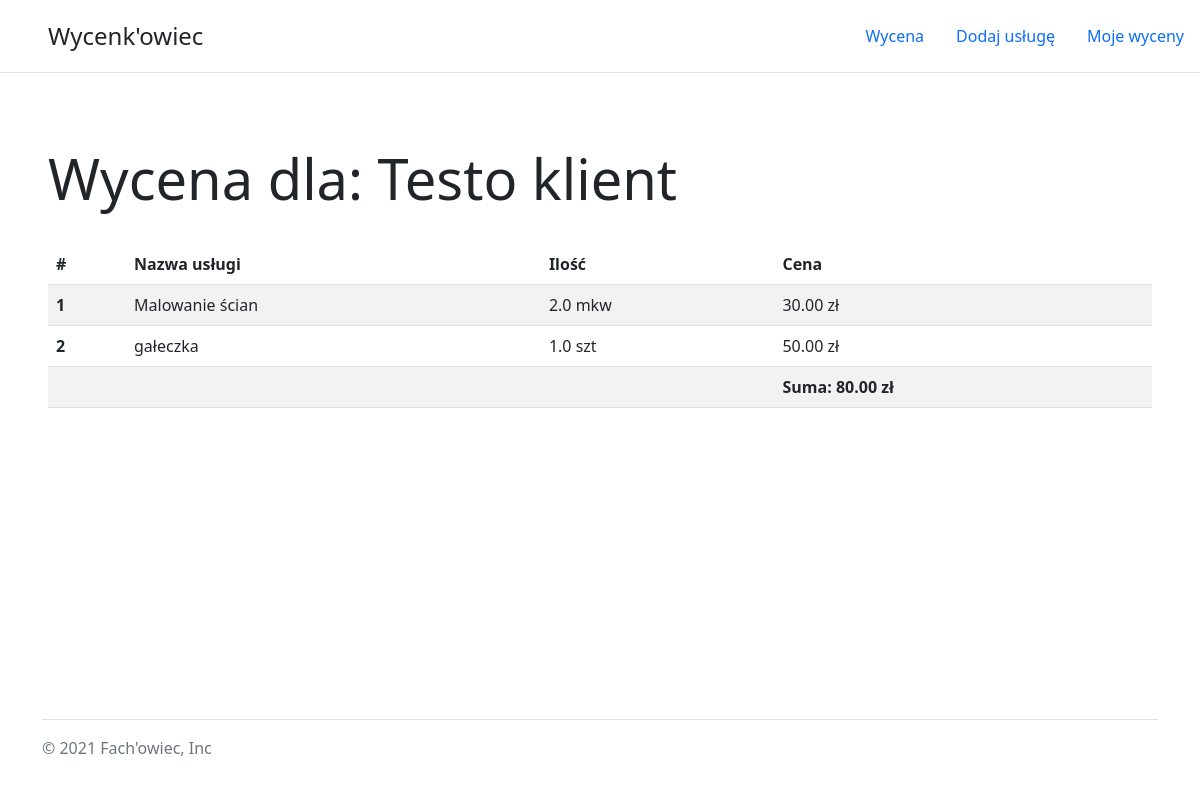
The page /pricing/1 on the database its author committed.
### main/models.py (models this page shows)
class Pricing(models.Model):
    client = models.CharField(max_length=64)
    services = models.ManyToManyField(Service, through='PricingService')
    discount = models.IntegerField(default=0)
    user = models.ForeignKey(User, on_delete=models.CASCADE)
    created = models.DateTimeField(auto_now_add=True)

class PricingService(models.Model):
    service = models.ForeignKey(Service, on_delete=models.CASCADE)
    pricing = models.ForeignKey(Pricing, on_delete=models.CASCADE)
    quantity = models.FloatField()

class Service(models.Model):
    name = models.CharField(max_length=64)
    unit = models.CharField(max_length=16)
    unit_price = models.FloatField()

### main/views.py (the view)
# urls.py: path('pricing/<int:id>', PricingDetailsView.as_view()),
class PricingDetailsView(View):
    def get(self, request, id):
        pricing = Pricing.objects.get(pk=id)
        services = PricingService.objects.filter(pricing=pricing)
        sum = 0
        for service in services:
            cost = service.quantity * service.service.unit_price
            service.cost = round(cost, 2)
            sum += service.cost
        return render(request, "pricing_details.html", {'pricing': pricing, 'services': services, 'sum': sum})

### main/templates/pricing_details.html (shortened to what this page needs)
{% extends "__base__.html" %}
{% load static %}
{% block content %}
<h1 class="display-4">Wycena dla: {{ pricing.client }}</h1>
<br>
<table class="table table-striped">
  <thead>
    <tr>
      <th scope="col">#</th>
      <th scope="col">Nazwa usługi</th>
      <th scope="col">Ilość</th>
      <th scope="col">Cena</th>
    </tr>
  </thead>
  <tbody>
  {% for service in services %}
    <tr>
      <th scope="row">{{ forloop.counter }}</th>
      <td>{{ service.service.name }}</td>
      <td>{{ service.quantity }} {{ service.service.unit }}</td>
      <td>{{ service.cost|floatformat:2 }} zł</td>
    </tr>
  {% endfor %}
  <tr>
      <th scope="row"></th>
      <td></td>
      <td></td>
      <td><b> Suma: {{ sum|floatformat:2 }} zł</b></td>
    </tr>
  </tbody>
</table>
{% endblock content %}

### main/templates/__base__.html (shortened to what this page needs)
{% load static %}
<!DOCTYPE html>
<html lang="en">
<head>
<link href="https://cdn.jsdelivr.net/npm/bootstrap@5.2.1/dist/css/bootstrap.min.css" rel="stylesheet">
</head>
<body>
<header class="d-flex flex-wrap justify-content-center py-3 mb-4 border-bottom">
<a href="/" class="d-flex align-items-center mb-3 mb-md-0 me-md-auto text-dark text-decoration-none">
    <svg class="bi me-2" width="40" height="32">
        <use xlink:href="#bootstrap"></use>
    </svg>
    <span class="fs-4">Wycenk'owiec</span>
</a>
<ul class="nav nav-pills">
    <li class="nav-item"><a href="/" class="nav-link" aria-current="page">Wycena</a></li>
    <li class="nav-item"><a href="/add-service" class="nav-link">Dodaj usługę</a></li>
    <li class="nav-item"><a href="/user-pricings" class="nav-link">Moje wyceny</a></li>
</ul>
</header>
<div class="p-5">
    {% block content%}{% endblock content %}
</div>
<div class="footer fixed-bottom container">
<footer class="d-flex flex-wrap justify-content-between align-items-center py-3 my-4 border-top">
    <div class="col-md-4 d-flex align-items-center">
      <span class="text-muted">© 2021 Fach'owiec, Inc</span>
    </div>
  </footer>
</div>
</body>
</html>

### rows shown on the page
Pricing: client "Testo klient"
PricingService: service.name "Malowanie ścian", quantity "2.0", service.unit "mkw", cost "30.00"
PricingService: service.name "gałeczka", quantity "1.0", service.unit "szt", cost "50.00"

### other values the page prints
{{ sum|floatformat:2 }} "80.00"
